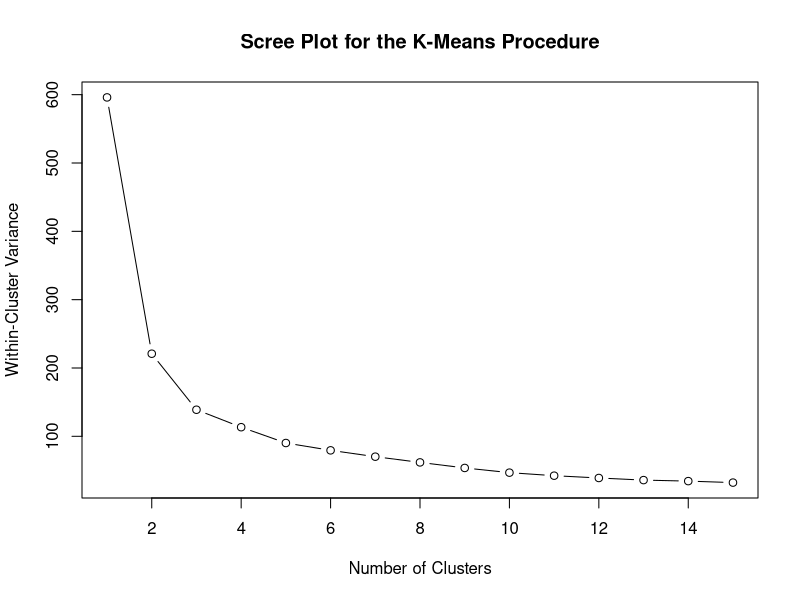
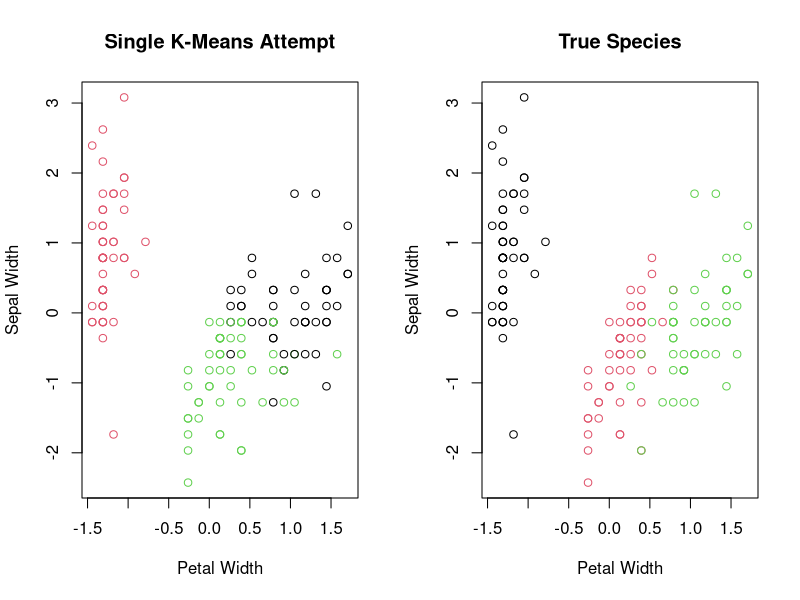
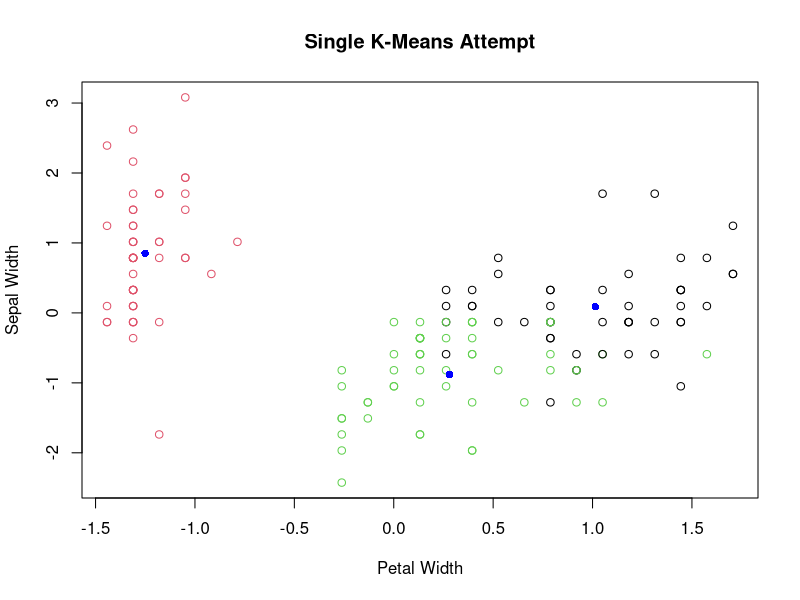

Reproduce these figures in R, in order.
#Retrieving the numerical measures of the iris dataset.
iris.meas = iris[, -5]
summary(iris.meas)
sapply(iris.meas, sd)

#Standardizing the variables.
iris.scale = as.data.frame(scale(iris.meas))
summary(iris.scale)
sapply(iris.scale, sd)

#A function to help determine the number of clusters 
wssplot = function(data, nc = 15, seed = 0) {
  wss = (nrow(data) - 1) * sum(apply(data, 2, var))
  for (i in 2:nc) {
    set.seed(seed)
    wss[i] = sum(kmeans(data, centers = i, iter.max = 100, nstart = 100)$withinss)
  }
  plot(1:nc, wss, type = "b",
       xlab = "Number of Clusters",
       ylab = "Within-Cluster Variance",
       main = "Scree Plot for the K-Means Procedure")
}
#Visualizing the scree plot for the scaled iris data; 3 seems like a plausible
#choice.
wssplot(iris.scale)

#Conducting the K-Means algorithm on the whole dataset.
set.seed(0)
km.iris = kmeans(iris.scale, centers = 3)

#Inspecting the output of the kmeans() function.
km.iris

#Visualizing the results against the truth.
par(mfrow = c(1, 2))
plot(iris.scale$Petal.Width, iris.scale$Sepal.Width,
     xlab = "Petal Width", ylab = "Sepal Width",
     main = "Single K-Means Attempt", col = km.iris$cluster)
plot(iris.scale$Petal.Width, iris.scale$Sepal.Width,
     xlab = "Petal Width", ylab = "Sepal Width",
     main = "True Species", col = iris$Species)

#Plotting the cluster centers over the data.
par(mfrow = c(1, 1))
plot(iris.scale$Petal.Width, iris.scale$Sepal.Width,
     xlab = "Petal Width", ylab = "Sepal Width",
     main = "Single K-Means Attempt", col = km.iris$cluster)
points(km.iris$centers[, 4], km.iris$centers[, 2], pch = 16, col = "blue")


